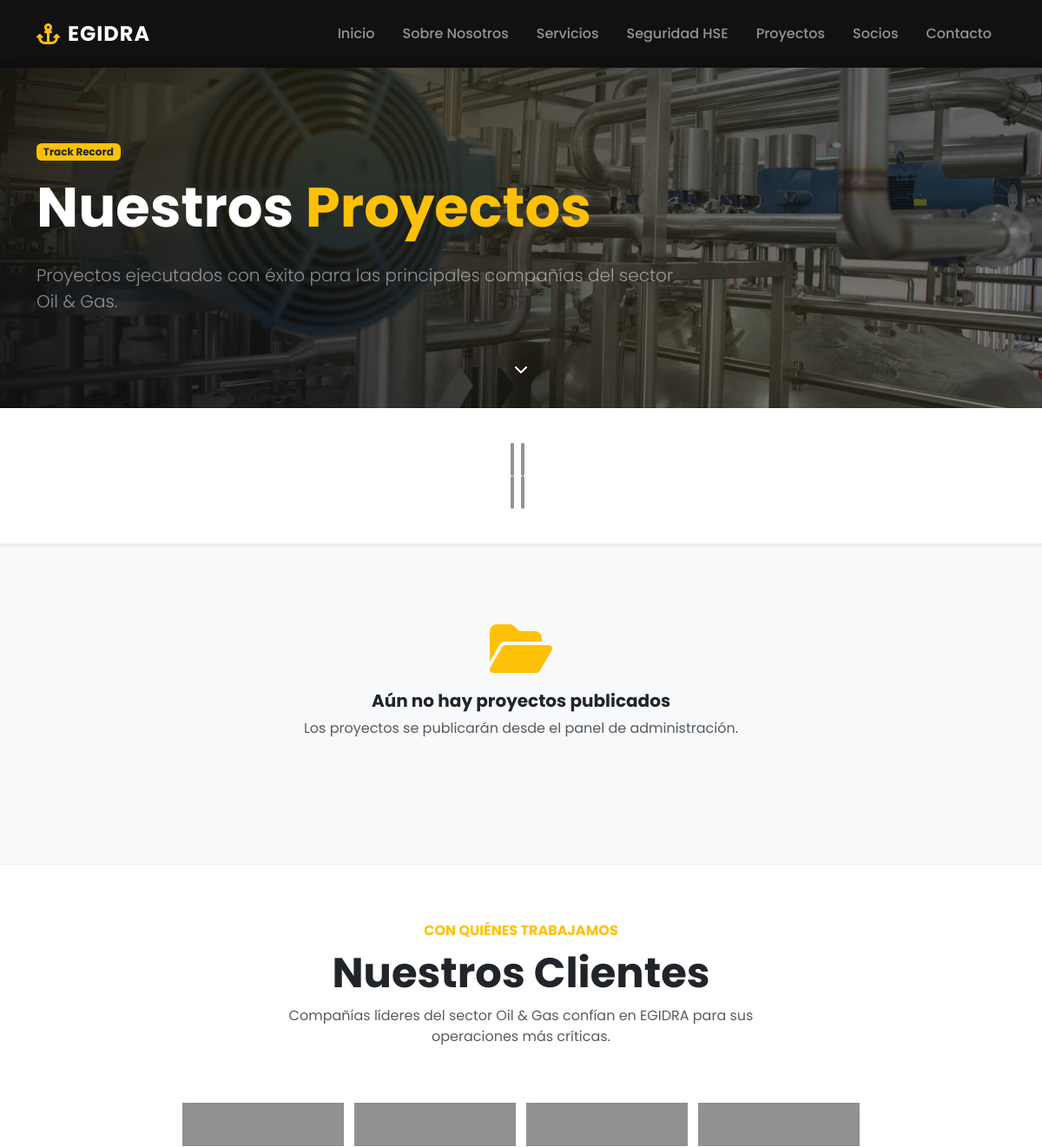
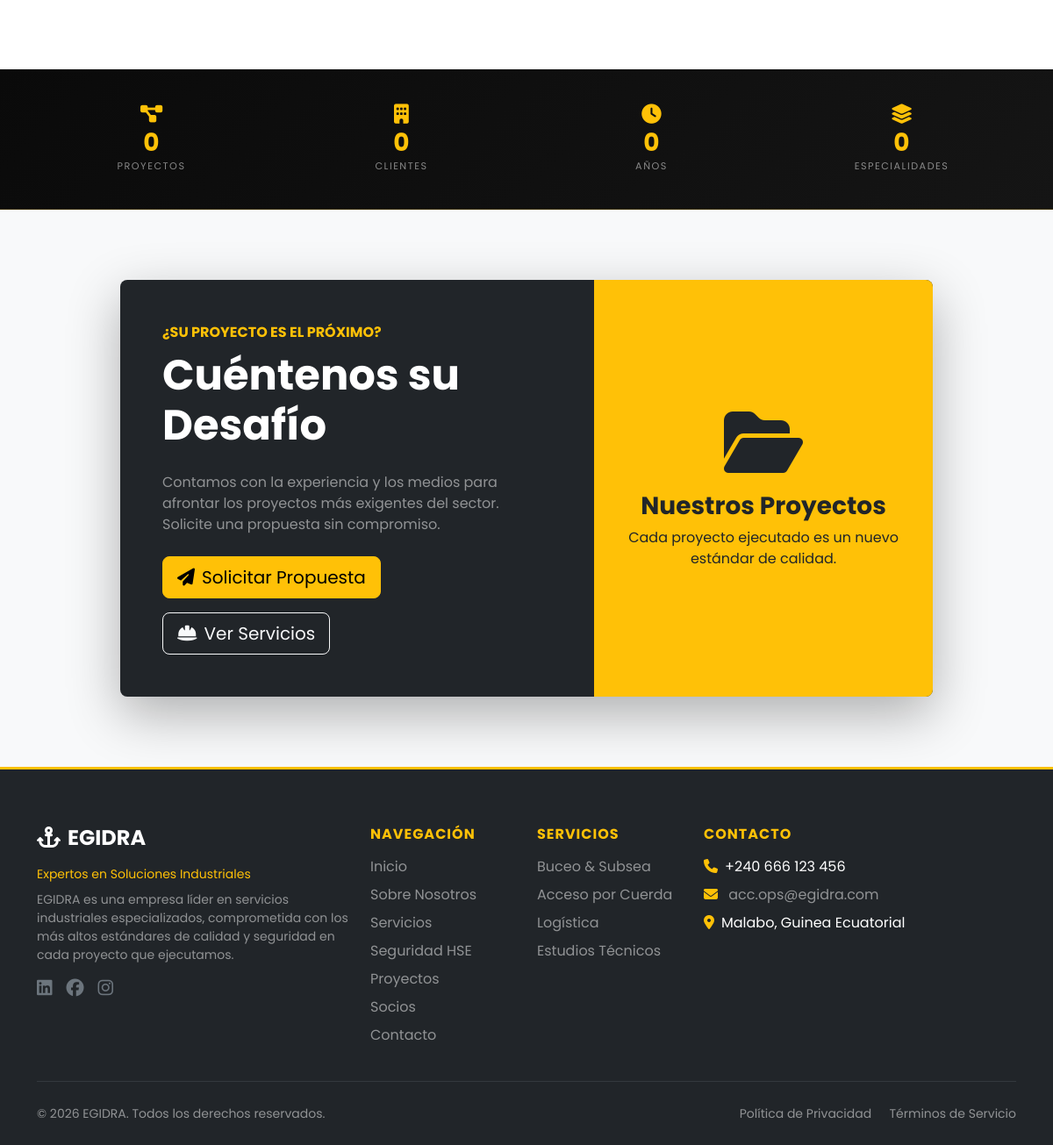
Screenshot of /proyectos/index.php with the database file from the repository (2 pictures, top to bottom).
### tables this page shows
CREATE TABLE empresa (
    id              TINYINT UNSIGNED AUTO_INCREMENT PRIMARY KEY,
    nombre          VARCHAR(150)  NOT NULL DEFAULT 'EGIDRA',
    slogan          VARCHAR(255),
    descripcion     TEXT,                        
    mision          TEXT,
    vision          TEXT,
    anio_fundacion  YEAR,
    logo            VARCHAR(255),                
    logo_blanco     VARCHAR(255),                
    email           VARCHAR(100),
    telefono        VARCHAR(30),
    direccion       TEXT,
    ciudad          VARCHAR(100)  DEFAULT 'Malabo',
    pais            VARCHAR(100)  DEFAULT 'Guinea Ecuatorial',
    linkedin        VARCHAR(255),
    facebook        VARCHAR(255),
    instagram       VARCHAR(255),
    fecha_actualizacion TIMESTAMP DEFAULT CURRENT_TIMESTAMP
                        ON UPDATE CURRENT_TIMESTAMP
);

CREATE TABLE categorias_servicios (
    id               INT AUTO_INCREMENT PRIMARY KEY,
    nombre           VARCHAR(100) NOT NULL,
    slug             VARCHAR(100) UNIQUE NOT NULL,   
    descripcion_breve TEXT,
    icono            VARCHAR(80),
    orden            TINYINT UNSIGNED DEFAULT 0,
    activo           BOOLEAN DEFAULT TRUE
);

### proyectos/index.php (the view, shortened to what the rows shown need)
<?php
require_once '../config/conexion.php';
$empresa   = $conexion->query("SELECT nombre FROM empresa WHERE id = 1 LIMIT 1")->fetch_assoc();
$empNombre = htmlspecialchars($empresa['nombre'] ?? 'EGIDRA');
?>
<!DOCTYPE html>
<html lang="es">
<head>
    <link href="https://cdn.jsdelivr.net/npm/bootstrap@5.3.2/dist/css/bootstrap.min.css" rel="stylesheet">
    <link rel="stylesheet" href="https://cdnjs.cloudflare.com/ajax/libs/font-awesome/6.4.2/css/all.min.css">
    <link rel="stylesheet" href="../recursos/css/inicio/index.css">
    <link rel="stylesheet" href="../recursos/css/proyectos/proyectos.css">
</head>
<body>
    <?php include "../include/header.php"; ?>
    <section class="page-header">
        <div class="container">
            <div class="row min-vh-50 align-items-center">
                <div class="col-lg-8">
                    <h1 class="display-3 fw-bold text-white mb-4">Nuestros <span class="text-warning">Proyectos</span></h1>
                </div>
            </div>
        </div>
    </section>
    <section class="clients-section">
        <div class="container">
            <div class="text-center mb-5">
                <span class="text-warning fw-bold text-uppercase">Con Quiénes Trabajamos</span>
                <h2 class="display-5 fw-bold mt-2">Nuestros Clientes</h2>
                <p class="text-muted mx-auto" style="max-width:560px;">Compañías líderes del sector Oil &amp; Gas confían en <?php echo $empNombre; ?> para sus operaciones más críticas.</p>
            </div>
        </div>
    </section>
    <section class="stats-section py-4">
        <div class="container">
            <div class="row text-center">
                <div class="col-6 col-md-3 mb-4 mb-md-0">
                    <div class="stat-item">
                        <h2 class="stat-number" data-target="0" data-key="proyectos">0</h2>
                    </div>
                </div>
                <div class="col-6 col-md-3 mb-4 mb-md-0">
                    <div class="stat-item">
                        <h2 class="stat-number" data-target="0" data-key="clientes">0</h2>
                    </div>
                </div>
                <div class="col-6 col-md-3 mb-4 mb-md-0">
                    <div class="stat-item">
                        <h2 class="stat-number" data-target="0" data-key="anios">0</h2>
                    </div>
                </div>
                <div class="col-6 col-md-3 mb-4 mb-md-0">
                    <div class="stat-item">
                        <h2 class="stat-number" data-target="0" data-key="categorias">0</h2>
                    </div>
                </div>
            </div>
        </div>
    </section>
    <section class="cta-section">
        <div class="container">
            <div class="row justify-content-center">
                <div class="col-lg-10">
                    <div class="card bg-dark border-0 rounded-3 overflow-hidden">
                        <div class="row g-0">
                            <div class="col-lg-7 p-5">
                                <h2 class="display-5 fw-bold text-white mt-2 mb-4">Cuéntenos su Desafío</h2>
                            </div>
                        </div>
                    </div>
                </div>
            </div>
        </div>
    </section>
    <?php include "../include/footer.php"; ?>
</body>
</html>

### include/header.php (shortened to what the rows shown need)
<?php
$_emp = $conexion->query("SELECT nombre, logo, logo_blanco FROM empresa WHERE id = 1 LIMIT 1"
)->fetch_assoc();
$_empNombre  = htmlspecialchars($_emp['nombre']  ?? 'EGIDRA');
$_logoBlanco = $_emp['logo_blanco'] ?? '';
$_logoPrinc  = $_emp['logo']        ?? '';
$_logoSrc = !empty($_logoBlanco) ? RUTA_BASE . $_logoBlanco
          : (!empty($_logoPrinc) ? RUTA_BASE . $_logoPrinc : '');
?>
<nav class="navbar navbar-expand-lg navbar-dark bg-dark fixed-top">
    <div class="container">
        <a class="navbar-brand d-flex align-items-center" href="<?php echo RUTA_BASE; ?>">
            <?php if ($_logoSrc): ?>
                <img src="<?php echo htmlspecialchars($_logoSrc); ?>"
                     alt="<?php echo $_empNombre; ?>"
                     height="40"
                     class="me-2"
                     style="object-fit:contain;max-width:140px;">
            <?php else: ?>
                <i class="fas fa-anchor me-2"></i><strong><?php echo $_empNombre; ?></strong>
            <?php endif; ?>
        </a>
    </div>
</nav>

### include/footer.php (shortened to what the rows shown need)
<?php
$_emp = $conexion->query(
    "SELECT nombre, slogan, descripcion, email, telefono, direccion, ciudad, pais,
            logo, logo_blanco, linkedin, facebook, instagram
     FROM empresa WHERE id = 1 LIMIT 1"
)->fetch_assoc() ?? [];
$_cats = $conexion->query(
    "SELECT nombre, slug FROM categorias_servicios WHERE activo = 1 ORDER BY orden"
)->fetch_all(MYSQLI_ASSOC);
$_empNombre  = htmlspecialchars($_emp['nombre']      ?? 'EGIDRA');
$_empSlogan  = htmlspecialchars($_emp['slogan']       ?? '');
$_empEmail   = htmlspecialchars($_emp['email']        ?? '');
$_empTel     = htmlspecialchars($_emp['telefono']     ?? '');
$_empDir     = htmlspecialchars(trim(($_emp['ciudad'] ?? '') . ', ' . ($_emp['pais'] ?? '')), ENT_QUOTES);
$_empLI      = $_emp['linkedin']  ?? '';
$_empFB      = $_emp['facebook']  ?? '';
$_empIG      = $_emp['instagram'] ?? '';
$_logoFooter = !empty($_emp['logo'])
    ? RUTA_BASE . ltrim($_emp['logo'], '/')
    : (!empty($_emp['logo_blanco']) ? RUTA_BASE . ltrim($_emp['logo_blanco'], '/') : '');
?>
<footer class="footer bg-dark text-white pt-5 pb-4">
    <div class="container">
        <div class="row g-4">
            <div class="col-lg-4">
                <div class="mb-3">
                    <?php if ($_logoFooter): ?>
                        <img src="<?php echo htmlspecialchars($_logoFooter); ?>"
                             alt="<?php echo $_empNombre; ?>"
                             height="45"
                             style="object-fit:contain;max-width:160px;filter:brightness(0) invert(1);">
                    <?php else: ?>
                        <h4 class="fw-bold mb-0"><i class="fas fa-anchor me-2"></i><?php echo $_empNombre; ?></h4>
                    <?php endif; ?>
                </div>
                <?php if ($_empSlogan): ?>
                    <p class="text-warning small mb-2"><?php echo $_empSlogan; ?></p>
                <?php endif; ?>
                <p class="text-white-50 small">
                    <?php echo htmlspecialchars($_emp['descripcion'] ?? 'Empresa especializada en servicios industriales para el sector Oil & Gas.'); ?>
                </p>
                <div class="d-flex gap-3 mt-3">
                    <?php if ($_empLI): ?>
                        <a href="<?php echo htmlspecialchars($_empLI); ?>" class="text-white" target="_blank" rel="noopener"><i class="fab fa-linkedin fa-lg"></i></a>
                    <?php else: ?>
                        <span class="text-secondary"><i class="fab fa-linkedin fa-lg"></i></span>
                    <?php endif; ?>
                    <?php if ($_empFB): ?>
                        <a href="<?php echo htmlspecialchars($_empFB); ?>" class="text-white" target="_blank" rel="noopener"><i class="fab fa-facebook fa-lg"></i></a>
                    <?php else: ?>
                        <span class="text-secondary"><i class="fab fa-facebook fa-lg"></i></span>
                    <?php endif; ?>
                    <?php if ($_empIG): ?>
                        <a href="<?php echo htmlspecialchars($_empIG); ?>" class="text-white" target="_blank" rel="noopener"><i class="fab fa-instagram fa-lg"></i></a>
                    <?php else: ?>
                        <span class="text-secondary"><i class="fab fa-instagram fa-lg"></i></span>
                    <?php endif; ?>
                </div>
            </div>
            <div class="col-6 col-lg-2">
                <ul class="list-unstyled">
                    <?php foreach ($_cats as $_cat): ?>
                        <li class="mb-2">
                            <a href="<?php echo URL_SERVICIOS . '#' . htmlspecialchars($_cat['slug']); ?>"
                               class="text-white-50 text-decoration-none">
                                <?php echo htmlspecialchars($_cat['nombre']); ?>
                            </a>
                        </li>
                    <?php endforeach; ?>
                </ul>
            </div>
            <div class="col-lg-4">
                <ul class="list-unstyled">
                    <?php if ($_empTel): ?>
                        <li class="mb-2"><i class="fas fa-phone me-2 text-warning"></i><?php echo $_empTel; ?></li>
                    <?php endif; ?>
                    <?php if ($_empEmail): ?>
                        <li class="mb-2">
                            <i class="fas fa-envelope me-2 text-warning"></i>
                            <a href="mailto:<?php echo $_empEmail; ?>" class="text-white-50 text-decoration-none"><?php echo $_empEmail; ?></a>
                        </li>
                    <?php endif; ?>
                    <?php if (trim($_empDir, ', ')): ?>
                        <li class="mb-2"><i class="fas fa-map-marker-alt me-2 text-warning"></i><?php echo $_empDir; ?></li>
                    <?php endif; ?>
                </ul>
            </div>
        </div>
        <div class="row align-items-center">
            <div class="col-md-6">
                <p class="text-white-50 small mb-0">
                    &copy; <?php echo date('Y'); ?> <?php echo $_empNombre; ?>. Todos los derechos reservados.
                </p>
            </div>
        </div>
    </div>
</footer>

### rows the page displays
empresa: nombre "EGIDRA", slogan "Expertos en Soluciones Industriales", descripcion "EGIDRA es una empresa líder en servicios industriales especializados, comprometida con los más altos estándares de calidad y seguridad en cada proyecto que ejecutamos.", telefono "+240 666 123 456", email "acc.ops@egidra.com", _empDir "Malabo, Guinea Ecuatorial"
categorias_servicios: nombre "Buceo & Subsea"
categorias_servicios: nombre "Acceso por Cuerda"
categorias_servicios: nombre "Logística"
categorias_servicios: nombre "Estudios Técnicos"
